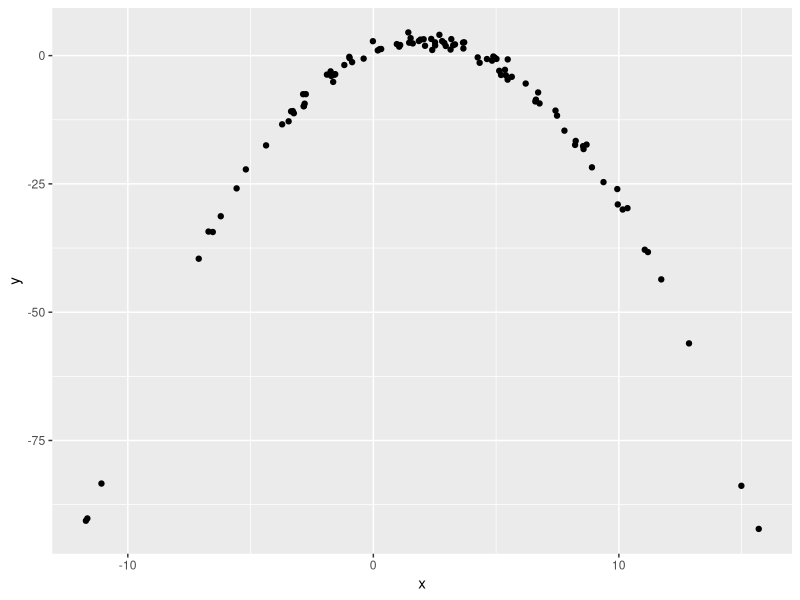

This chart was generated by the following R code:
## ---- chunk 1
library(tidyverse)

df = tibble(
  x = rnorm(100, 2, 5),
  y = 1 + 2*x - 0.5*x^2 + rnorm(100)
)

df |> 
  ggplot(aes(x = x,
             y = y)) +
  geom_point()
